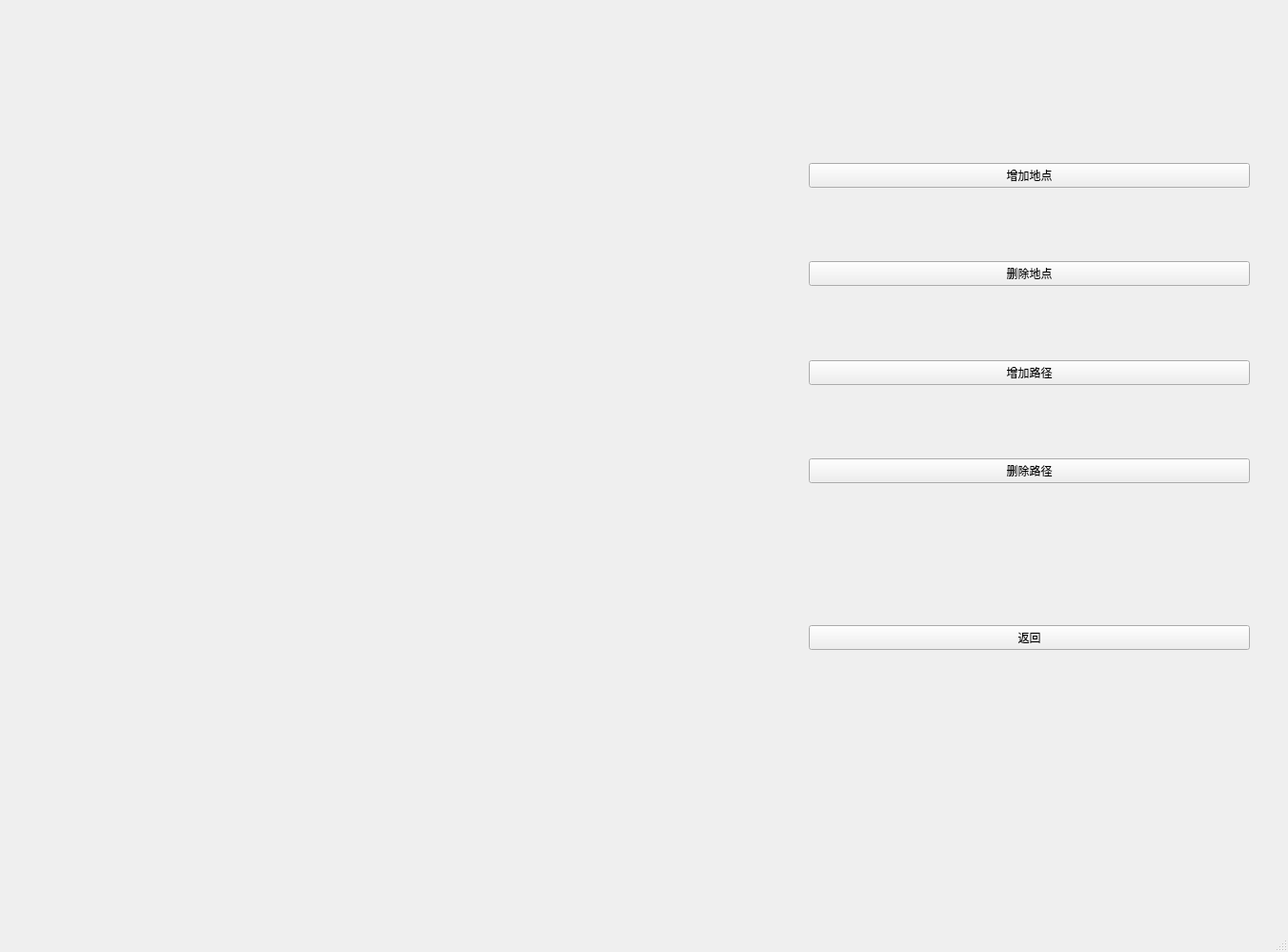
<?xml version="1.0" encoding="UTF-8"?>
<ui version="4.0">
 <class>AdmWindow</class>
 <widget class="QMainWindow" name="AdmWindow">
  <property name="geometry">
   <rect>
    <x>0</x>
    <y>0</y>
    <width>1352</width>
    <height>999</height>
   </rect>
  </property>
  <property name="windowTitle">
   <string>MainWindow</string>
  </property>
  <widget class="QWidget" name="centralwidget">
   <widget class="QWidget" name="widget" native="true">
    <property name="geometry">
     <rect>
      <x>840</x>
      <y>90</y>
      <width>481</width>
      <height>601</height>
     </rect>
    </property>
    <layout class="QVBoxLayout" name="verticalLayout">
     <item>
      <widget class="QWidget" name="widget_2" native="true">
       <layout class="QVBoxLayout" name="verticalLayout_2">
        <item>
         <spacer name="verticalSpacer_2">
          <property name="orientation">
           <enum>Qt::Vertical</enum>
          </property>
          <property name="sizeHint" stdset="0">
           <size>
            <width>20</width>
            <height>40</height>
           </size>
          </property>
         </spacer>
        </item>
        <item>
         <widget class="QPushButton" name="pushButton">
          <property name="text">
           <string>增加地点</string>
          </property>
         </widget>
        </item>
        <item>
         <spacer name="verticalSpacer_3">
          <property name="orientation">
           <enum>Qt::Vertical</enum>
          </property>
          <property name="sizeHint" stdset="0">
           <size>
            <width>20</width>
            <height>40</height>
           </size>
          </property>
         </spacer>
        </item>
        <item>
         <widget class="QPushButton" name="pushButton_2">
          <property name="text">
           <string>删除地点</string>
          </property>
         </widget>
        </item>
        <item>
         <spacer name="verticalSpacer_4">
          <property name="orientation">
           <enum>Qt::Vertical</enum>
          </property>
          <property name="sizeHint" stdset="0">
           <size>
            <width>20</width>
            <height>40</height>
           </size>
          </property>
         </spacer>
        </item>
        <item>
         <widget class="QPushButton" name="pushButton_4">
          <property name="text">
           <string>增加路径</string>
          </property>
         </widget>
        </item>
        <item>
         <spacer name="verticalSpacer_5">
          <property name="orientation">
           <enum>Qt::Vertical</enum>
          </property>
          <property name="sizeHint" stdset="0">
           <size>
            <width>20</width>
            <height>40</height>
           </size>
          </property>
         </spacer>
        </item>
        <item>
         <widget class="QPushButton" name="pushButton_5">
          <property name="text">
           <string>删除路径</string>
          </property>
         </widget>
        </item>
        <item>
         <spacer name="verticalSpacer">
          <property name="orientation">
           <enum>Qt::Vertical</enum>
          </property>
          <property name="sizeHint" stdset="0">
           <size>
            <width>20</width>
            <height>40</height>
           </size>
          </property>
         </spacer>
        </item>
        <item>
         <spacer name="verticalSpacer_6">
          <property name="orientation">
           <enum>Qt::Vertical</enum>
          </property>
          <property name="sizeHint" stdset="0">
           <size>
            <width>20</width>
            <height>40</height>
           </size>
          </property>
         </spacer>
        </item>
        <item>
         <widget class="QPushButton" name="pushButton_3">
          <property name="text">
           <string>返回</string>
          </property>
         </widget>
        </item>
       </layout>
      </widget>
     </item>
    </layout>
   </widget>
  </widget>
  <widget class="QMenuBar" name="menubar">
   <property name="geometry">
    <rect>
     <x>0</x>
     <y>0</y>
     <width>1352</width>
     <height>21</height>
    </rect>
   </property>
  </widget>
  <widget class="QStatusBar" name="statusbar"/>
 </widget>
 <resources/>
 <connections/>
</ui>
